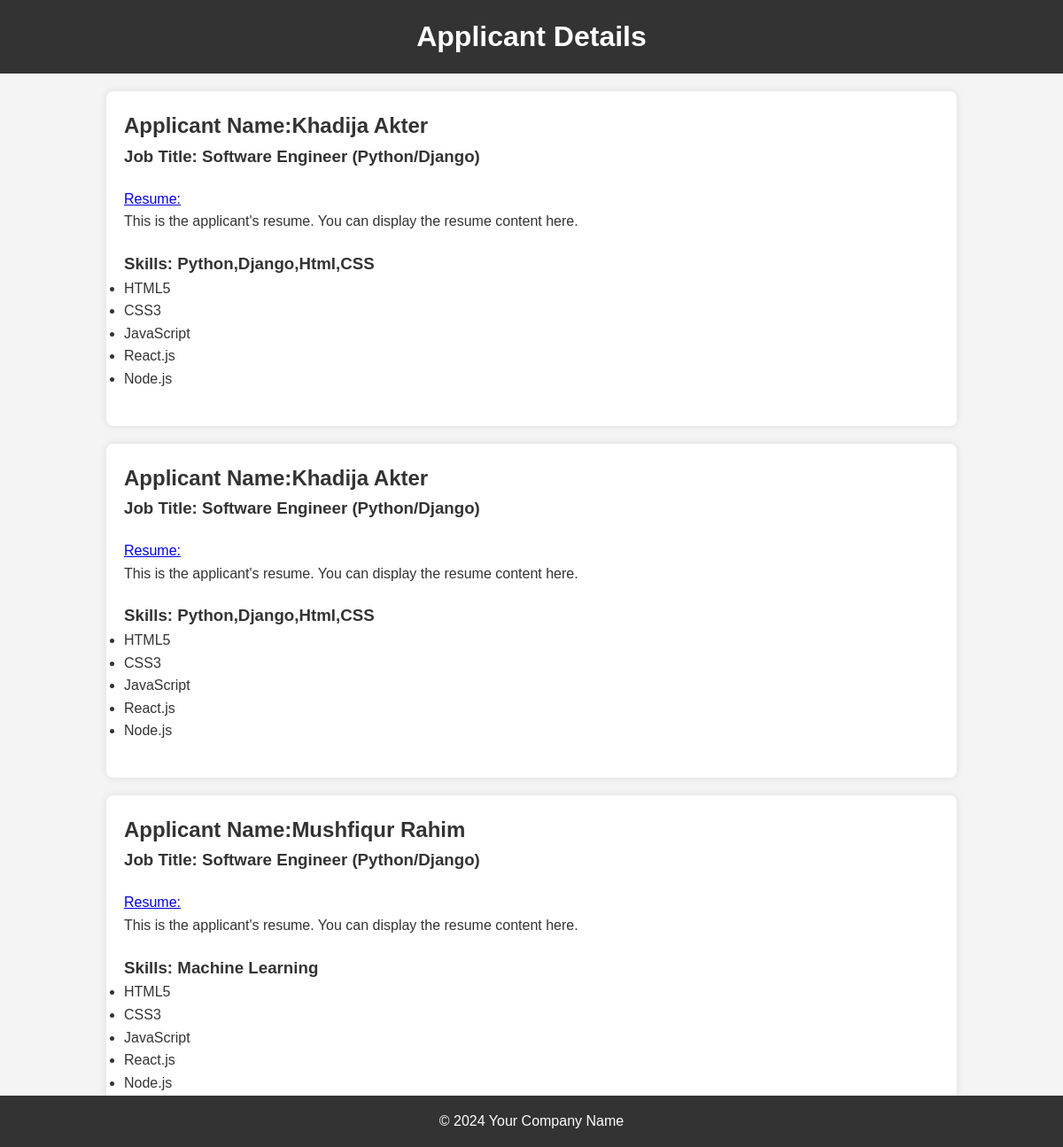
The page /applicants_view_page/11 on the database its author committed.
### myApp/models.py (models this page shows, shortened)
class jobApplyModel(models.Model):
    job=models.ForeignKey(job_model,on_delete=models.CASCADE,null=True)
    applicant=models.ForeignKey(Custom_User,on_delete=models.CASCADE,null=True)
    skills=models.CharField(max_length=100,null=True)
    apply_resume=models.FileField(upload_to='media/apply_resume',null=True)

class Custom_User(AbstractUser):
    USER=[
        ('recruiter','Recruiter'),('jobseeker','JobSeeker')
    ]
    display_name=models.CharField(max_length=100)
    email=models.EmailField(unique=True)
    password=models.CharField(max_length=100)
    confirm_password=models.CharField(max_length=100)
    user_type=models.CharField(choices=USER,max_length=120)
    profile_picture=models.ImageField(upload_to='media/profile_pic',null=True)

class job_model(models.Model):
    job_title=models.CharField(max_length=100,null=True)
    company_name=models.CharField(max_length=100,null=True)
    location=models.CharField(max_length=100,null=True)
    description=models.TextField()
    create_at = models.DateTimeField(auto_now_add=True,null=True)
    update_at = models.DateTimeField(auto_now=True,null=True)
    job_creator = models.ForeignKey(Custom_User,on_delete=models.CASCADE)

### myProject/views.py (the view)
# urls.py: path('applicants_view_page/<str:myid>',applicants_view_page,name='applicants_view_page'),
def applicants_view_page(request,myid):
    myjob=get_object_or_404(job_model,id=myid)
    job=jobApplyModel.objects.filter(job=myjob)
    context={
        'myjob':myjob,
        'job':job,
    }
    return render(request,'Recruiter/applicants_view_page.html',context)

### Template/Recruiter/applicants_view_page.html (shortened to what this page needs)
{% extends "dashboard.html" %}
{% block content %}
<!DOCTYPE html>
<html lang="en">
<head>
</head>
<body>
    <header>
        <h1>Applicant Details</h1>
    </header>
    {% for i in job %}
    <div class="container">
        <h2>Applicant Name:{{i.applicant.display_name}}</h2>
        <div class="job-title">
            <h3>Job Title: {{i.job.job_title}}</h3>
        </div>
        <div class="resume">
            <a href="/{{i.apply_resume}}">Resume:</a>
            <p>This is the applicant's resume. You can display the resume content here.</p>
        </div>
        <div class="skills">
            <h3>Skills: {{i.skills}}</h3>
            <ul>
                <li>HTML5</li>
                <li>CSS3</li>
                <li>JavaScript</li>
                <li>React.js</li>
                <li>Node.js</li>
            </ul>
        </div>
    </div>
    {% endfor %}
    <footer>
        &copy; 2024 Your Company Name
    </footer>
</body>
</html>
{% endblock content %}

### Template/dashboard.html (style rules this page uses)
body { font-family: Arial, sans-serif; margin: 0; padding: 0; }
* { margin: 0; padding: 0; box-sizing: border-box; }
body { font-family: Arial, sans-serif; background-color: #f4f4f4; line-height: 1.6; color: #333; }
header { background-color: #46812a; color: #fff; text-align: center; padding: 1rem 0; }
footer { text-align: center; background-color: #333; color: #fff; padding: 1rem 0; }

### Template/Recruiter/applicants_view_page.html (style rules this page uses)
body { font-family: Arial, sans-serif; margin: 0; padding: 0; background-color: #f4f4f4; }
header { background-color: #333; color: #fff; text-align: center; padding: 1em; }
.container { width: 80%; margin: 20px auto; background-color: #fff; padding: 20px; border-radius: 8px; box-shadow: 0 0 10px rgba(0, 0, 0, 0.1); }
h2 { color: #333; }
.resume, .skills, .job-title { margin-bottom: 20px; }
footer { background-color: #333; color: #fff; text-align: center; padding: 1em; position: fixed; bottom: 0; width: 100%; }

### rows shown on the page
jobApplyModel: applicant.display_name "Khadija Akter", job.job_title "Software Engineer (Python/Django)", skills "Python,Django,Html,CSS"
jobApplyModel: applicant.display_name "Khadija Akter", job.job_title "Software Engineer (Python/Django)", skills "Python,Django,Html,CSS"
jobApplyModel: applicant.display_name "Mushfiqur Rahim", job.job_title "Software Engineer (Python/Django)", skills "Machine Learning"
